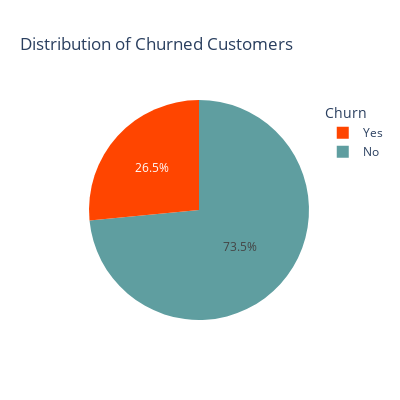

Source (notebook cell):
### Markdown cell above
#### Churn Label

### Code cell
column_name='Churn Label'

fig = px.pie(names=df[column_name].value_counts().keys(), values=df[column_name].value_counts().values, color_discrete_sequence=["cadetblue", "orangered"], width=400, height=400
             ,title='Distribution of Churned Customers')

fig.update_layout(legend=dict(title="Churn"), legend_traceorder="reversed")

fig.show()

### Figure 1 — Plotly figure (JSON) as saved in the notebook; plotly's stock layout.template omitted (floating-point values rounded to 4 significant figures)
{"data": [{"domain": {"x": [0, 1], "y": [0, 1]}, "hovertemplate": "label=%{label}<br>value=%{value}<extra></extra>", "labels": ["No", "Yes"], "legendgroup": "", "name": "", "showlegend": true, "type": "pie", "values": [5174, 1869]}], "layout": {"height": 400, "legend": {"title": {"text": "Churn"}, "tracegroupgap": 0, "traceorder": "reversed"}, "piecolorway": ["cadetblue", "orangered"], "title": {"text": "Distribution of Churned Customers"}, "width": 400}}
